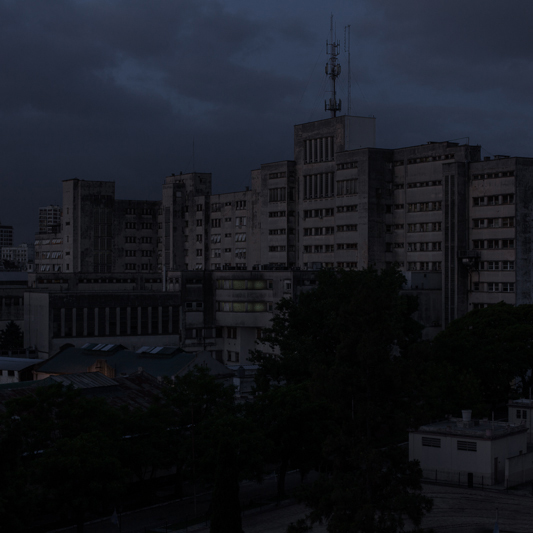
%> input picture data/1.jpg, 533 x 533 px
$ octave Demo_LowLight_Enhance.m   (GNU Octave 9; MATLAB toolbox functions it lacks are replaced by stand-ins)
%> lines starting %> are read from the running program, lines starting %| are printed output that depends on the picture
### algorithms/AGCWD.m
function enhanced_image = AGCWD(input_image,varargin)
%AGCWD implemenation code for Efficient contrast enhancement Using
%adaptive gamma correction with weighting distribution
%implementation of image contrast enhancment method in paper:https://ieeexplore.ieee.org/document/6336819/
%--------------------------------------------------------------------------
%   Inputs:
%          input_image: can be either gray image or colorful image
%          parameter  : (optional) weighting parameter for the histogram
%          can be [0,1]. Default is 0.5
%
weighting_parameter=0.5;
if(length(varargin)==1)
    weighting_parameter=varargin{1};
end

image = input_image;

%if the input image is colorful, extract it's V channel (HSV color model)
is_colorful = size(input_image,3)>1;
if(is_colorful)
    image=extractValueChannel(input_image);
end


%get the pdf of an image
pdf=get_pdf(image);

%modify the pdf
    %get min and max of pdf
    Max=max(pdf);
    Min=min(pdf);
pdf_w = Max*(((pdf-Min)/(Max - Min)).^weighting_parameter);

%get the cdf of the wieghted pdf
cdf_w=cumsum(pdf_w)/sum(pdf_w);

%create the transformation function
l = (0:255);
l_max = 255;% maximum
for i=1:256
    l(i)=l_max * (l(i)/l_max)^(1-cdf_w(i));
end
l=uint8(l);

enhanced_image = image;

%apply the new transformation to the image
[height, width] = size(image);
for i = 1:height
    for j = 1:width
        intensity = enhanced_image(i,j);
        enhanced_image(i,j) = l(intensity+1);
    end
end
if(is_colorful) % if the image is colorful then add the enhanced gray image to the colofrul image
    enhanced_image = setValueChannel(input_image,enhanced_image);
end

end
% *************** helper functions ********************
function valueChannel=extractValueChannel(color_image)
%get the value channel from colorful image
valueChannel = rgb2hsv(color_image);
valueChannel = valueChannel(:,:,3) * 255;
valueChannel = uint8(valueChannel);
end

function pdf = get_pdf(image)
%get the probability density function of an image
% Get histogram:
[pixelCounts, ~] = imhist(image);
% Compute probability density function:
pdf = pixelCounts / numel(image);

end

function color_image = setValueChannel(color_image, value_channel)
%add the enhanced value_channel to a colorful image
value_channel = double(value_channel);
value_channel = value_channel / 255;
color_image = rgb2hsv(color_image);
color_image(:,:,3) = value_channel;
color_image = uint8(round(hsv2rgb(color_image)*255));
end

### Demo_LowLight_Enhance.m
%% �������
% ���˲��� www.aomanhao.top
% Github https://github.com/AomanHao
% CSDN https://blog.csdn.net/Aoman_Hao
% zhihu https://www.zhihu.com/people/aomanhao-hao
%--------------------------------------

clc
clear
close all
%% ���ն���ǿ ���Գ���
addpath('./algorithms/');

conf.name = '1.jpg';%1.jpg 2.jpg
img = imread(['./data/',conf.name]);
%> img is the input picture: size 533x533x3 uint8; mean R, G, B 22.8, 25.6, 33
conf.savepath = './result/';
if ~exist(conf.savepath,'var')
    mkdir(conf.savepath)
end

%% bypass
algo_type = 'AGCWD';%Ying_2017_CAIP\darklight

%% ���ն���ǿ
tic;
switch algo_type
    case  'Ying_2017_CAIP'
        img = im2double(img);
        alpha=0.6;
        enhan_img = Ying_2017_CAIP(img,alpha).*255;

    case 'darklight'
        img = im2double(img);
        img_dark = TooDark(img,0.5,0.38);
        [img_light,W] = TooLight(img_dark,0.5);
        enhan_img = (img_dark.*W+img_light.*(1-W)).*255;

    case 'LIME'
        img = im2double(img);
        para.alpha = 0.5;
        para.sigma = 2;
        para.gamma = 0.5;
        [enhan_img, T_ini,T_ref] = LIME(img,para);
        enhan_img = enhan_img.*255;
    case 'RBMP'
        % Mohammad Abid Al-Hashim and Zohair Al-Ameen.
        % "Retinex-Based Multiphase Algorithm for Low-Light Image Enhancement."
        % Traitement du Signal, vol. 37, no. 5, (2020): pp. 733-743.
        % DOI: 10.18280/ts.370505
        img = im2double(img);
        delta=0.25;
        out = RBMP(img, delta);
        enhan_img = out.*255;

    case 'IBA'
        %% When you use this code or any part of it, please cite the following article:
        % Zohair Al-Ameen.
        % "Nighttime Image Enhancement Using a New Illumination Boost Algorithm."
        % IET Image Processing, vol. 13, no. 8, (2019): pp. 1314-1320. DOI: 10.1049/iet-ipr.2018.6585

        img = im2double(img);
        Lambda = 4;
        out = IBA(img, Lambda);
        enhan_img = out.*255;
    case 'luminup'
        a=(im2double(img));
        r = a(:,:,1);
        g = a(:,:,2);
        b = a(:,:,3);
        l=0.29;
        %% l is value for luminance. Useful values are limited to pixel value..usually workss better bellow 0.5 and sometimes 0.9 is enough.
        r1=luminup(r,l);       g1=luminup(g,l);        b1=luminup(b,l);
        out=  (cat(3, r1, g1, b1));%.^0.80
        enhan_img = out.*255;

    case 'dong'
        %��FAST EFFICIENT ALGORITHM FOR ENHANCEMENT OF LOW LIGHTING VIDEO Xuan Dong��
        w=0.8;
        out = dong( img ,w );
        enhan_img = out.*255;

    case 'dong_enh_lite'
        % dong enhance algorithm optimization
        w=0.8;
        out = dong_enh_lite( img ,w );
        enhan_img = out.*255;

    case 'INDANE_re'
        %��An Integrated Neighborhood Dependent Approach for Nonlinear Enhancement of Color Images��
        enhan_img = INDANE_re(img);

    case 'AINDANE_re'
        %��Adaptive and integrated neighborhood-dependent approach for nonlinear enhancement of color images��
        enhan_img = AINDANE_re(img);

    case 'AGCWD'
        %Efficientcontrast enhancement using adaptive gamma correction with weightingdistribution
        enhan_img = AGCWD(img);
%> in extractValueChannel, `valueChannel = rgb2hsv(color_image);`: valueChannel: size 533x533x3 double; mean H, S, V 0.525, 0.287, 0.13
%> in extractValueChannel, `valueChannel = valueChannel(:,:,3) * 255;`:
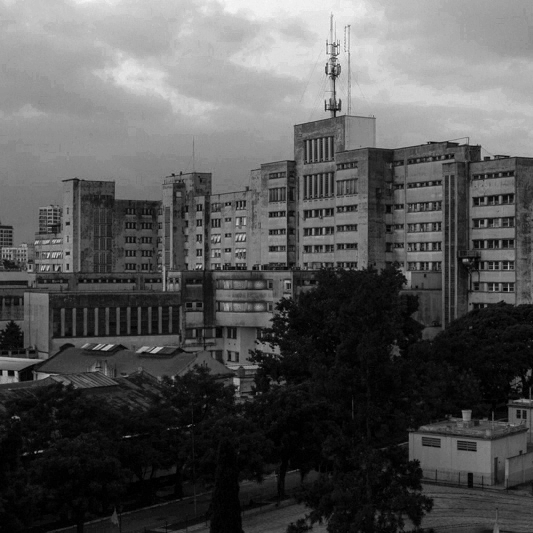
%> valueChannel: size 533x533 double; min 0, max 98, mean 33.3; drawn with min black and max white
%> in extractValueChannel, `valueChannel = uint8(valueChannel);`:
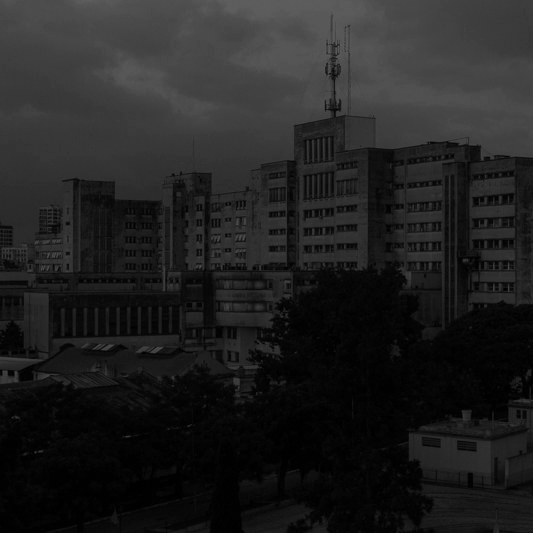
%> valueChannel: size 533x533 uint8; min 0, max 98, mean 33.3; mean of the top-left, top-right, bottom-left and bottom-right quarters 54.9, 52.6, 13.5, 12.2
%> in get_pdf, `[pixelCounts, ~] = imhist(image);`: pixelCounts = 256 values, max 12541 at index 5, min 0 at index 97, mean 1109.7
%> in get_pdf, `pdf = pixelCounts / numel(image);`: pdf = 256 values, max 0.0441 at index 5, min 0 at index 97, mean 0.00391
%> in AGCWD, `Max=max(pdf);`: Max = 0.0441
%> in AGCWD, `Min=min(pdf);`: Min = 0
%> in AGCWD, `pdf_w = Max*(((pdf-Min)/(Max - Min)).^weighting_parameter);`: pdf_w = 256 values, max 0.0441 at index 5, min 0 at index 97, mean 0.00754
%> in AGCWD, `cdf_w=cumsum(pdf_w)/sum(pdf_w);`: cdf_w = 256 values from 0.00881 to 1
%> after the loop in AGCWD, `for i=1:256`: l = 256 values from 0 to 255
%> after the loop in AGCWD, `for i = 1:height`:
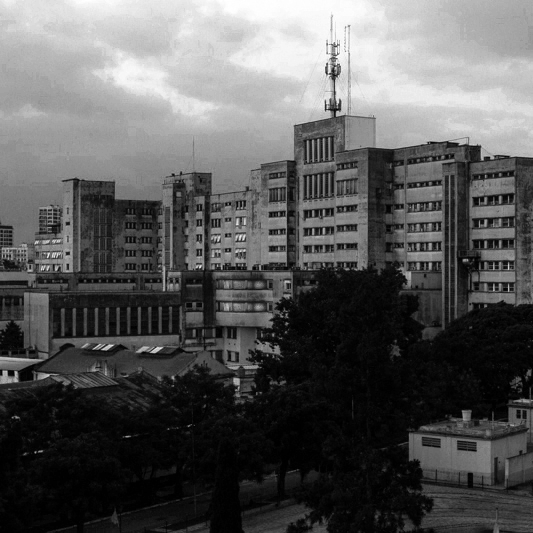
%> enhanced_image: size 533x533 uint8; min 0, max 255, mean 89.4
%> in setValueChannel, `color_image(:,:,3) = value_channel;`:
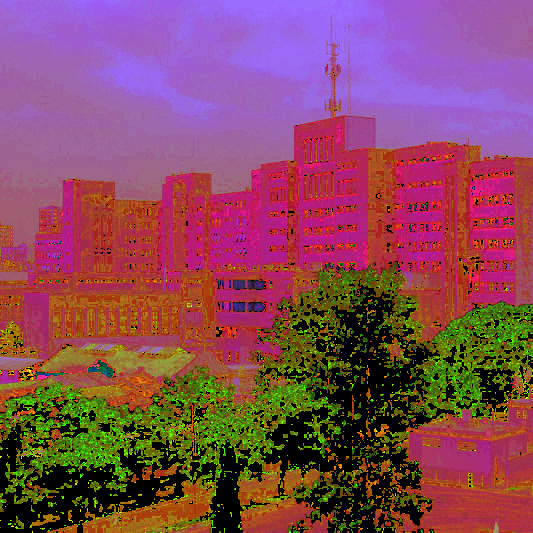
%> color_image: size 533x533x3 double; mean R, G, B 0.525, 0.287, 0.351
%> in setValueChannel, `color_image = uint8(round(hsv2rgb(color_image)*255));`:
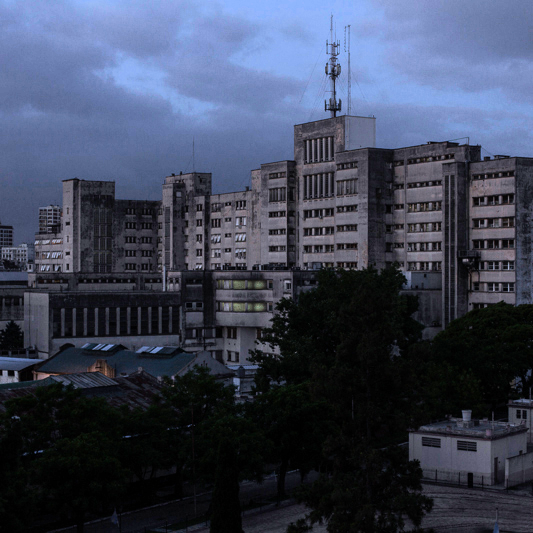
%> color_image: size 533x533x3 uint8; mean R, G, B 60.9, 68.3, 88.9
end
toc;
t=toc;
figure;imshow(uint8(enhan_img));
imwrite(uint8(enhan_img),strcat(conf.savepath,conf.name,'_',algo_type,'-',num2str(t),'.png'));

$ run again, with data/10.png saved as data/1.jpg
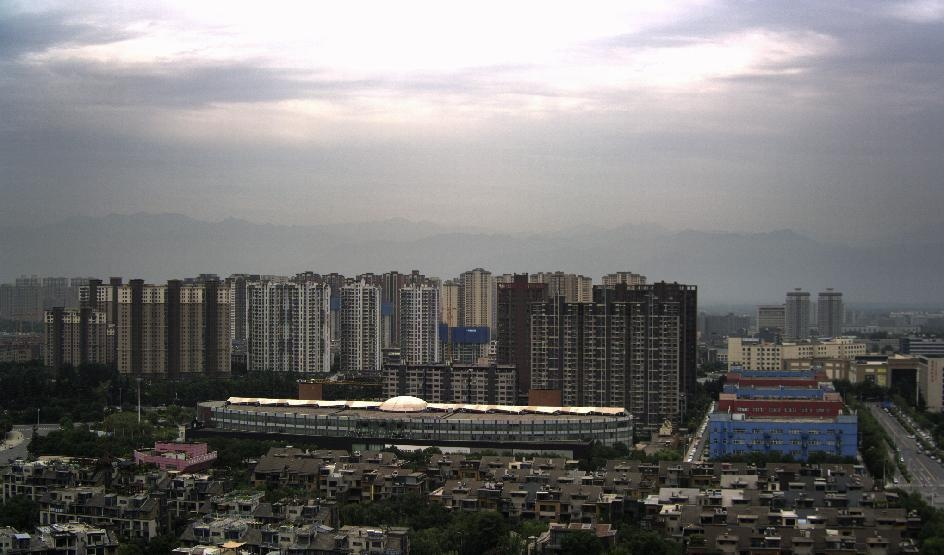
%> input picture data/10.png, 944 x 555 px
%> img is the input picture: size 555x944x3 uint8; mean R, G, B 119.2, 117.9, 117.7
%> in extractValueChannel, `valueChannel = valueChannel(:,:,3) * 255;`:
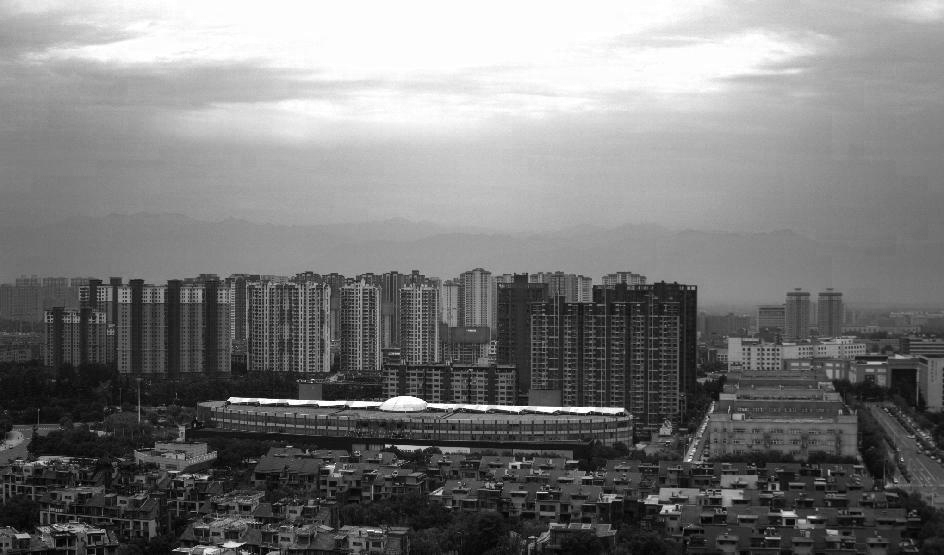
%> valueChannel: size 555x944 double; min 0, max 255, mean 122.6
%> pixelCounts = 256 values, max 26151 at index 254, min 17 at index 1, mean 2046.6
%> in get_pdf, `pdf = pixelCounts / numel(image);`: pdf = 256 values, max 0.0499 at index 254, min 3.24e-05 at index 1, mean 0.00391
%> Max = 0.0499
%> Min = 3.24e-05
%> pdf_w = 256 values, max 0.0499 at index 254, min 0 at index 1, mean 0.0132
%> cdf_w = 256 values from 0 to 1
%> after the loop in AGCWD, `for i=1:256`: l = 256 values from 0 to 255
%> in setValueChannel, `color_image = uint8(round(hsv2rgb(color_image)*255));`:
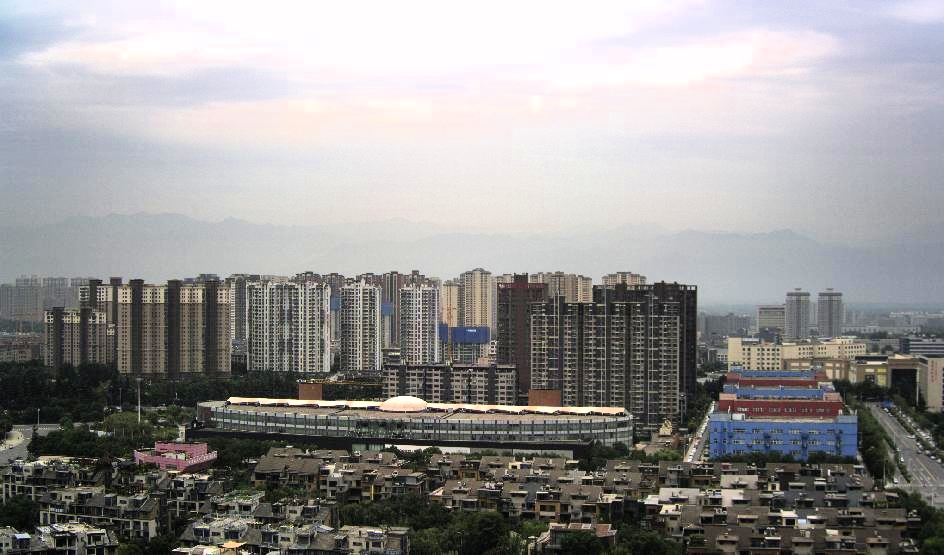
%> color_image: size 555x944x3 uint8; mean R, G, B 151, 149.4, 149.1
